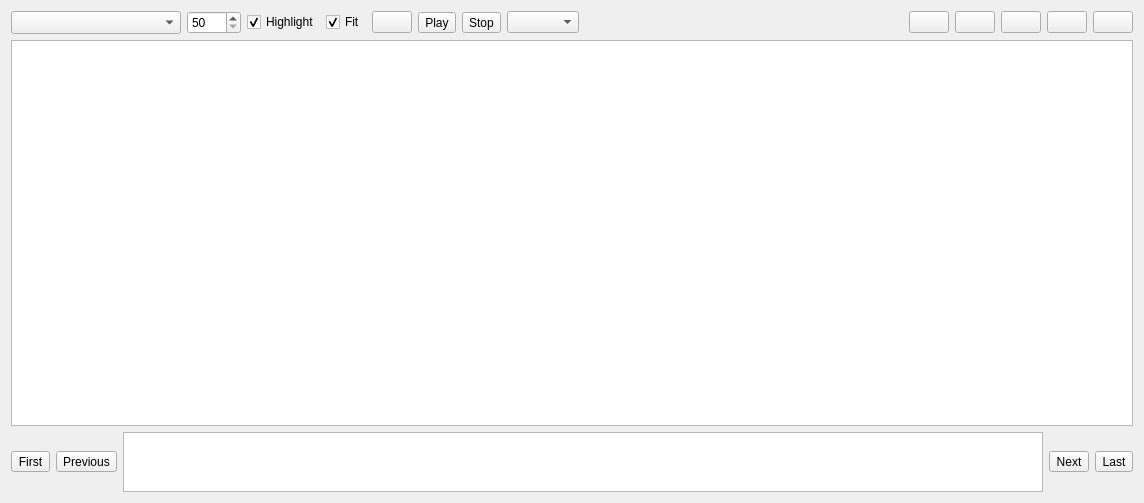
<?xml version="1.0" encoding="UTF-8"?>
<ui version="4.0">
 <class>RosBehaviourTreeWidget</class>
 <widget class="QWidget" name="RosBehaviourTreeWidget">
  <property name="enabled">
   <bool>true</bool>
  </property>
  <property name="geometry">
   <rect>
    <x>0</x>
    <y>0</y>
    <width>1144</width>
    <height>503</height>
   </rect>
  </property>
  <property name="windowTitle">
   <string>PyTrees Behaviour Tree </string>
  </property>
  <layout class="QVBoxLayout" name="verticalLayout" stretch="0,0,0">
   <item>
    <layout class="QHBoxLayout" name="top_bar_layout" stretch="0,0,0,0,0,0,0,0,0,0,0,0,0,0,0,0">
     <item>
      <widget class="QComboBox" name="topic_combo_box">
       <property name="sizePolicy">
        <sizepolicy hsizetype="Preferred" vsizetype="Preferred">
         <horstretch>0</horstretch>
         <verstretch>0</verstretch>
        </sizepolicy>
       </property>
       <property name="minimumSize">
        <size>
         <width>170</width>
         <height>0</height>
        </size>
       </property>
       <property name="baseSize">
        <size>
         <width>0</width>
         <height>0</height>
        </size>
       </property>
       <property name="editable">
        <bool>false</bool>
       </property>
       <property name="sizeAdjustPolicy">
        <enum>QComboBox::AdjustToContentsOnFirstShow</enum>
       </property>
      </widget>
     </item>
     <item>
      <widget class="QSpinBox" name="num_msgs">
       <property name="minimumSize">
        <size>
         <width>50</width>
         <height>0</height>
        </size>
       </property>
       <property name="minimum">
        <number>50</number>
       </property>
       <property name="maximum">
        <number>2000</number>
       </property>
      </widget>
     </item>
     <item>
      <widget class="QCheckBox" name="highlight_connections_check_box">
       <property name="toolTip">
        <string>Highlight incoming and outgoing connections on mouse over</string>
       </property>
       <property name="text">
        <string>Highlight</string>
       </property>
       <property name="checked">
        <bool>true</bool>
       </property>
      </widget>
     </item>
     <item>
      <widget class="QCheckBox" name="auto_fit_graph_check_box">
       <property name="toolTip">
        <string>Automatically fit graph into view on update</string>
       </property>
       <property name="text">
        <string>Fit</string>
       </property>
       <property name="checked">
        <bool>true</bool>
       </property>
      </widget>
     </item>
     <item>
      <widget class="QPushButton" name="fit_in_view_push_button">
       <property name="toolTip">
        <string>Fit graph in view</string>
       </property>
      </widget>
     </item>
     <item>
      <widget class="QToolButton" name="play_tool_button">
       <property name="text">
        <string>Play</string>
       </property>
      </widget>
     </item>
     <item>
      <widget class="QToolButton" name="stop_tool_button">
       <property name="text">
        <string>Stop</string>
       </property>
      </widget>
     </item>
     <item>
      <widget class="QComboBox" name="visibility_level_combo_box"/>
     </item>
     <item>
      <spacer name="horizontalSpacer">
       <property name="orientation">
        <enum>Qt::Horizontal</enum>
       </property>
       <property name="sizeHint" stdset="0">
        <size>
         <width>40</width>
         <height>20</height>
        </size>
       </property>
      </spacer>
     </item>
     <item>
      <widget class="QLabel" name="message_label">
       <property name="font">
        <font>
         <pointsize>15</pointsize>
        </font>
       </property>
       <property name="text">
        <string/>
       </property>
      </widget>
     </item>
     <item>
      <spacer name="horizontalSpacer_3">
       <property name="orientation">
        <enum>Qt::Horizontal</enum>
       </property>
       <property name="sizeHint" stdset="0">
        <size>
         <width>40</width>
         <height>20</height>
        </size>
       </property>
      </spacer>
     </item>
     <item>
      <widget class="QPushButton" name="load_bag_push_button">
       <property name="toolTip">
        <string>Load and view trees from a .bag file</string>
       </property>
       <property name="text">
        <string/>
       </property>
      </widget>
     </item>
     <item>
      <widget class="QPushButton" name="load_dot_push_button">
       <property name="toolTip">
        <string>Load DOT graph from file</string>
       </property>
      </widget>
     </item>
     <item>
      <widget class="QPushButton" name="save_dot_push_button">
       <property name="toolTip">
        <string>Save as DOT graph</string>
       </property>
      </widget>
     </item>
     <item>
      <widget class="QPushButton" name="save_as_svg_push_button">
       <property name="toolTip">
        <string>Save as SVG</string>
       </property>
      </widget>
     </item>
     <item>
      <widget class="QPushButton" name="save_as_image_push_button">
       <property name="toolTip">
        <string>Save as image</string>
       </property>
      </widget>
     </item>
    </layout>
   </item>
   <item>
    <widget class="InteractiveGraphicsView" name="graphics_view">
     <property name="renderHints">
      <set>QPainter::Antialiasing|QPainter::HighQualityAntialiasing|QPainter::SmoothPixmapTransform|QPainter::TextAntialiasing</set>
     </property>
     <property name="resizeAnchor">
      <enum>QGraphicsView::AnchorViewCenter</enum>
     </property>
    </widget>
   </item>
   <item>
    <layout class="QHBoxLayout" name="bottom_bar_layout">
     <item>
      <widget class="QToolButton" name="first_tool_button">
       <property name="toolTip">
        <string>Go to the first tree</string>
       </property>
       <property name="text">
        <string>First</string>
       </property>
      </widget>
     </item>
     <item>
      <widget class="QToolButton" name="previous_tool_button">
       <property name="toolTip">
        <string>View the previous tree in the sequence</string>
       </property>
       <property name="text">
        <string>Previous</string>
       </property>
      </widget>
     </item>
     <item>
      <layout class="QVBoxLayout" name="timeline_layout">
       <property name="leftMargin">
        <number>0</number>
       </property>
       <item>
        <widget class="QGraphicsView" name="timeline_graphics_view">
         <property name="sizePolicy">
          <sizepolicy hsizetype="Expanding" vsizetype="Minimum">
           <horstretch>0</horstretch>
           <verstretch>0</verstretch>
          </sizepolicy>
         </property>
         <property name="minimumSize">
          <size>
           <width>0</width>
           <height>0</height>
          </size>
         </property>
         <property name="maximumSize">
          <size>
           <width>16777215</width>
           <height>60</height>
          </size>
         </property>
         <property name="mouseTracking">
          <bool>false</bool>
         </property>
         <property name="alignment">
          <set>Qt::AlignLeading|Qt::AlignLeft|Qt::AlignTop</set>
         </property>
        </widget>
       </item>
      </layout>
     </item>
     <item>
      <widget class="QToolButton" name="next_tool_button">
       <property name="toolTip">
        <string>View the next tree in the sequence</string>
       </property>
       <property name="layoutDirection">
        <enum>Qt::LeftToRight</enum>
       </property>
       <property name="text">
        <string>Next</string>
       </property>
      </widget>
     </item>
     <item>
      <widget class="QToolButton" name="last_tool_button">
       <property name="toolTip">
        <string>Go to the latest tree</string>
       </property>
       <property name="text">
        <string>Last</string>
       </property>
      </widget>
     </item>
    </layout>
   </item>
  </layout>
 </widget>
 <customwidgets>
  <customwidget>
   <class>InteractiveGraphicsView</class>
   <extends>QGraphicsView</extends>
   <header>rqt_graph.interactive_graphics_view</header>
  </customwidget>
 </customwidgets>
 <resources/>
 <connections/>
</ui>
